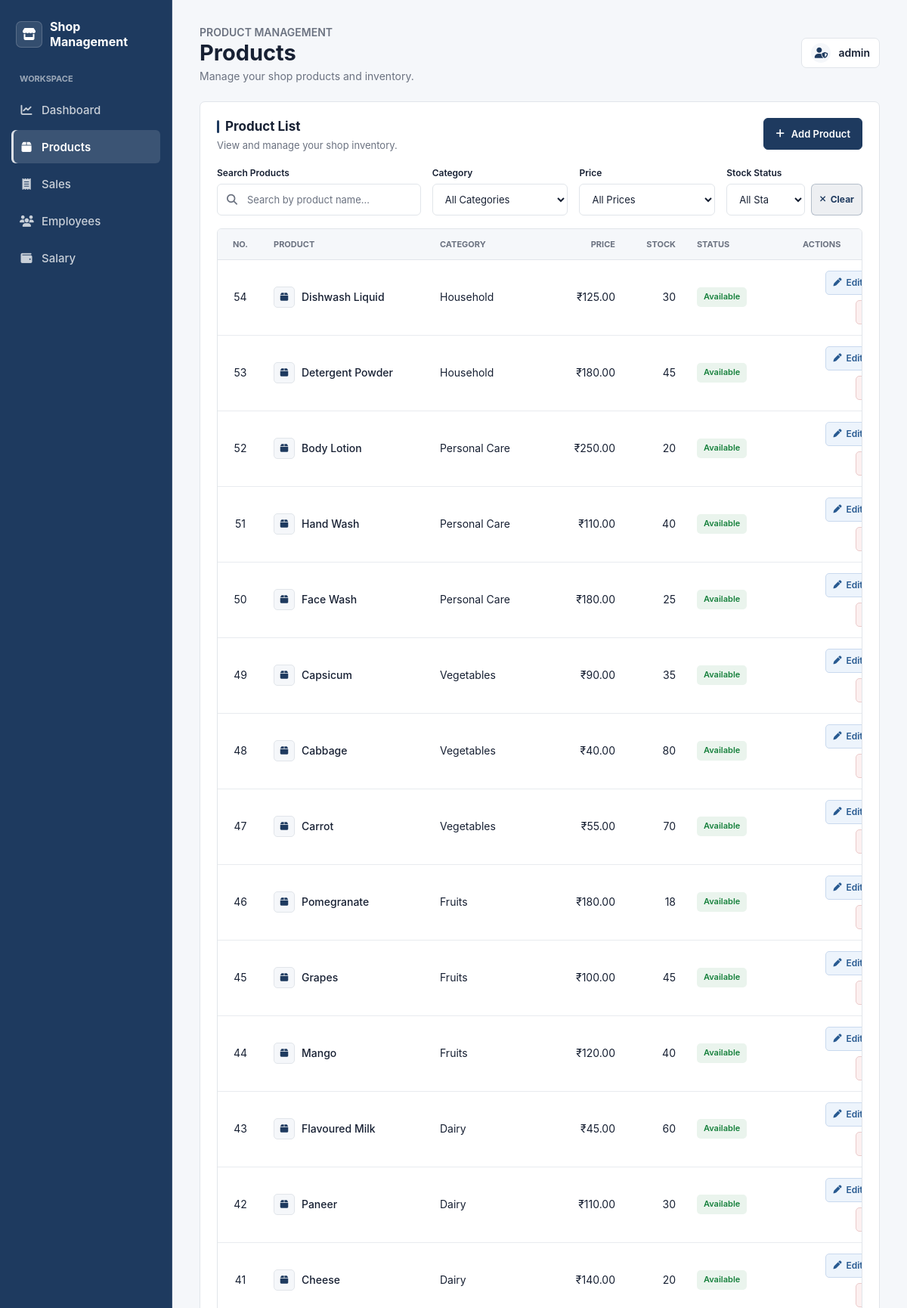
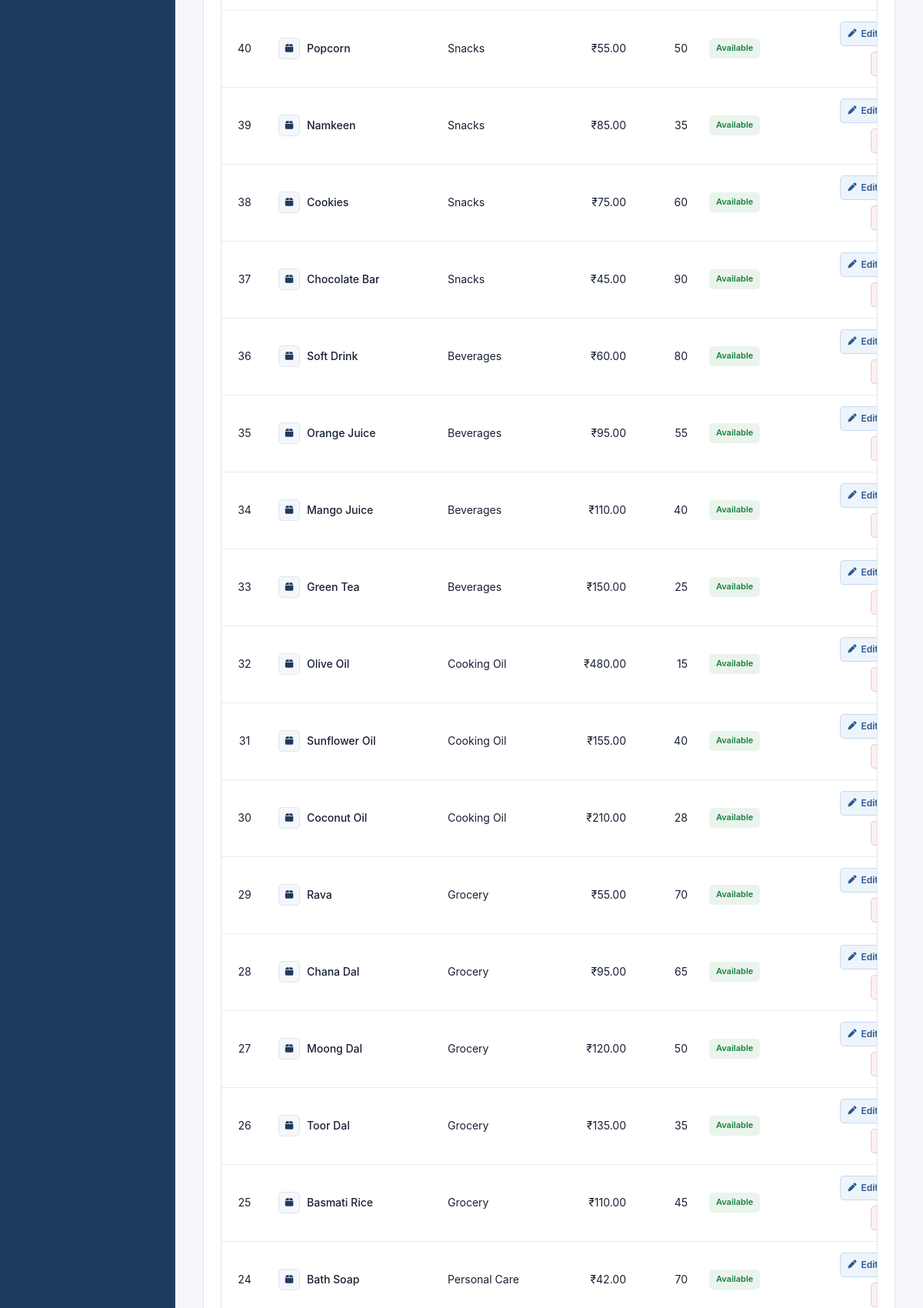
The page /products/view.php (signed in, upper part) on the database its author committed (2 pictures, top to bottom).
### tables this page shows
CREATE TABLE `products` (
  `id` int(11) NOT NULL,
  `product_name` varchar(100) NOT NULL,
  `category` varchar(100) NOT NULL,
  `price` decimal(10,2) NOT NULL,
  `quantity` int(11) NOT NULL
);

### products/view.php (the view, shortened to what this page needs)
<?php
include __DIR__ . "/../db.php";
$admin_username = htmlspecialchars($_SESSION["username"], ENT_QUOTES, "UTF-8");
$search = "";
$category = "";
$price_filter = "";
$stock_status = "";
if (
	$price_filter !== "under_100"
	&& $price_filter !== "100_500"
	&& $price_filter !== "500_1000"
	&& $price_filter !== "above_1000"
) {
	$price_filter = "";
}
if (
	$stock_status !== "available"
	&& $stock_status !== "low_stock"
	&& $stock_status !== "out_of_stock"
) {
	$stock_status = "";
}
$search_value = "%" . $search . "%";
$price_condition = "";
$stock_condition = "";
$sql = "SELECT * FROM products
	WHERE product_name LIKE ?
	AND (? = '' OR category = ?)" . $price_condition . $stock_condition . "
	ORDER BY id DESC";
$stmt = mysqli_prepare($conn, $sql);
mysqli_stmt_bind_param($stmt, "sss", $search_value, $category, $category);
mysqli_stmt_execute($stmt);
$result = mysqli_stmt_get_result($stmt);
?>
<!DOCTYPE html>
<html lang="en">
<head>
	<link rel="stylesheet" href="../css/style.css">
</head>
<body class="shop-dashboard products-page">
	<div class="dashboard-shell">
		<aside class="dashboard-sidebar" aria-label="Main navigation">
			<a class="dashboard-brand" href="../dashboard.php">
				<span class="dashboard-brand-icon" aria-hidden="true"><i class="fa-solid fa-store"></i></span>
				<span>Shop Management</span>
			</a>
			<nav class="dashboard-nav" aria-label="Primary">
				<a class="dashboard-nav-link" href="../dashboard.php">
					<i class="fa-solid fa-chart-line" aria-hidden="true"></i><span>Dashboard</span>
				</a>
				<a class="dashboard-nav-link is-current" href="view.php" aria-current="page">
					<i class="fa-solid fa-box" aria-hidden="true"></i><span>Products</span>
				</a>
				<a class="dashboard-nav-link" href="../sales/view.php">
					<i class="fa-solid fa-receipt" aria-hidden="true"></i><span>Sales</span>
				</a>
				<a class="dashboard-nav-link" href="../employees/view.php">
					<i class="fa-solid fa-users" aria-hidden="true"></i><span>Employees</span>
				</a>
				<a class="dashboard-nav-link" href="../salary/view.php">
					<i class="fa-solid fa-wallet" aria-hidden="true"></i><span>Salary</span>
				</a>
			</nav>
		</aside>
		<main class="dashboard-main products-main">
			<header class="dashboard-header products-page-header">
				<div class="dashboard-heading">
					<p class="product-page-label">PRODUCT MANAGEMENT</p>
					<h1>Products</h1>
					<p>Manage your shop products and inventory.</p>
				</div>
				<div class="dashboard-profile" aria-label="Admin profile">
					<span class="dashboard-profile-icon" aria-hidden="true"><i class="fa-solid fa-user-shield"></i></span>
					<span><?php echo $admin_username; ?></span>
				</div>
			</header>
			<section class="dashboard-panel products-panel" aria-labelledby="product-list-title">
				<div class="dashboard-panel-heading products-panel-heading">
					<div>
						<h2 id="product-list-title">Product List</h2>
						<p>View and manage your shop inventory.</p>
					</div>
					<a class="products-add-button" href="add.php">
						<i class="fa-solid fa-plus" aria-hidden="true"></i>
						<span>Add Product</span>
					</a>
				</div>
				<form class="products-toolbar" method="get" action="view.php">
					<div class="products-field products-search-field">
						<div class="products-field-heading">
							<label for="product-search">Search Products</label>
						</div>
						<div class="products-search-control">
							<i class="fa-solid fa-magnifying-glass" aria-hidden="true"></i>
							<input
								id="product-search"
								name="search"
								type="search"
								placeholder="Search by product name..."
								value="<?php echo htmlspecialchars($search, ENT_QUOTES, "UTF-8"); ?>"
							>
						</div>
					</div>
					<div class="products-field products-category-field">
						<label for="product-category">Category</label>
						<select id="product-category" name="category" onchange="this.form.submit()">
							<option value="" <?php if ($category === "") echo "selected"; ?>>All Categories</option>
						</select>
					</div>
					<div class="products-field products-category-field">
						<label for="product-price">Price</label>
						<select id="product-price" name="price" onchange="this.form.submit()">
							<option value="" <?php if ($price_filter === "") echo "selected"; ?>>All Prices</option>
						</select>
					</div>
					<div class="products-field products-category-field">
						<label for="product-status">Stock Status</label>
						<div class="products-status-control">
							<select id="product-status" name="status" onchange="this.form.submit()">
								<option value="" <?php if ($stock_status === "") echo "selected"; ?>>All Status</option>
							</select>
								<a class="products-clear-link" href="view.php">
									<i class="fa-solid fa-xmark" aria-hidden="true"></i><span>Clear</span>
								</a>
						</div>
					</div>
				</form>
				<div class="products-table-wrap">
					<table class="products-table">
						<thead>
							<tr>
								<th scope="col">No.</th>
								<th scope="col">Product</th>
								<th scope="col">Category</th>
								<th scope="col">Price</th>
								<th scope="col">Stock</th>
								<th scope="col">Status</th>
								<th scope="col">Actions</th>
							</tr>
						</thead>
						<tbody>
							<?php
							$number = mysqli_num_rows($result);
							?>
							<?php if ($number > 0): ?>
								<?php while ($product = mysqli_fetch_assoc($result)): ?>
									<?php
									$quantity = (int) $product["quantity"];
									if ($quantity == 0) {
										$status = "Out of Stock";
										$status_class = "out-stock";
									} elseif ($quantity <= 5) {
										$status = "Low Stock";
										$status_class = "low-stock";
									} else {
										$status = "Available";
										$status_class = "available";
									}
									?>
									<tr>
										<td><?php echo $number; ?></td>
										<td>
											<div class="product-info">
												<span class="product-icon" aria-hidden="true">
													<i class="fa-solid fa-box"></i>
												</span>
												<span class="product-name"><?php echo htmlspecialchars($product["product_name"]); ?></span>
											</div>
										</td>
										<td><?php echo htmlspecialchars($product["category"]); ?></td>
										<td>₹<?php echo number_format($product["price"], 2); ?></td>
										<td><?php echo $quantity; ?></td>
										<td>
											<span class="product-status <?php echo $status_class; ?>"><?php echo $status; ?></span>
										</td>
										<td>
											<div class="product-row-actions">
												<a class="product-action-button is-edit" href="edit.php?id=<?php echo $product["id"]; ?>">
													<i class="fa-solid fa-pen" aria-hidden="true"></i><span>Edit</span>
												</a>
												<a class="product-action-button is-danger" href="delete.php?id=<?php echo $product["id"]; ?>" onclick="return confirm('Are you sure you want to delete this product?');">
												</a>
											</div>
										</td>
									</tr>
									<?php $number--; ?>
								<?php endwhile; ?>
							<?php endif; ?>
						</tbody>
					</table>
				</div>
			</section>
		</main>
	</div>
</body>
</html>

### rows shown on the page
products: product_name "Dishwash Liquid", category "Household", price "125.00", quantity "30", quantity "Available"
products: product_name "Detergent Powder", category "Household", price "180.00", quantity "45", quantity "Available"
products: product_name "Body Lotion", category "Personal Care", price "250.00", quantity "20", quantity "Available"
products: product_name "Hand Wash", category "Personal Care", price "110.00", quantity "40", quantity "Available"
products: product_name "Face Wash", category "Personal Care", price "180.00", quantity "25", quantity "Available"
products: product_name "Capsicum", category "Vegetables", price "90.00", quantity "35", quantity "Available"
products: product_name "Cabbage", category "Vegetables", price "40.00", quantity "80", quantity "Available"
products: product_name "Carrot", category "Vegetables", price "55.00", quantity "70", quantity "Available"
products: product_name "Pomegranate", category "Fruits", price "180.00", quantity "18", quantity "Available"
products: product_name "Grapes", category "Fruits", price "100.00", quantity "45", quantity "Available"
products: product_name "Mango", category "Fruits", price "120.00", quantity "40", quantity "Available"
products: product_name "Flavoured Milk", category "Dairy", price "45.00", quantity "60", quantity "Available"
products: product_name "Paneer", category "Dairy", price "110.00", quantity "30", quantity "Available"
products: product_name "Cheese", category "Dairy", price "140.00", quantity "20", quantity "Available"
products: product_name "Popcorn", category "Snacks", price "55.00", quantity "50", quantity "Available"
products: product_name "Namkeen", category "Snacks", price "85.00", quantity "35", quantity "Available"
products: product_name "Cookies", category "Snacks", price "75.00", quantity "60", quantity "Available"
products: product_name "Chocolate Bar", category "Snacks", price "45.00", quantity "90", quantity "Available"
products: product_name "Soft Drink", category "Beverages", price "60.00", quantity "80", quantity "Available"
products: product_name "Orange Juice", category "Beverages", price "95.00", quantity "55", quantity "Available"
products: product_name "Mango Juice", category "Beverages", price "110.00", quantity "40", quantity "Available"
products: product_name "Green Tea", category "Beverages", price "150.00", quantity "25", quantity "Available"
products: product_name "Olive Oil", category "Cooking Oil", price "480.00", quantity "15", quantity "Available"
products: product_name "Sunflower Oil", category "Cooking Oil", price "155.00", quantity "40", quantity "Available"
products: product_name "Coconut Oil", category "Cooking Oil", price "210.00", quantity "28", quantity "Available"
products: product_name "Rava", category "Grocery", price "55.00", quantity "70", quantity "Available"
products: product_name "Chana Dal", category "Grocery", price "95.00", quantity "65", quantity "Available"
products: product_name "Moong Dal", category "Grocery", price "120.00", quantity "50", quantity "Available"
products: product_name "Toor Dal", category "Grocery", price "135.00", quantity "35", quantity "Available"
products: product_name "Basmati Rice", category "Grocery", price "110.00", quantity "45", quantity "Available"
products: product_name "Bath Soap", category "Personal Care", price "42.00", quantity "70", quantity "Available"

### other values the page prints
$admin_username "admin"
